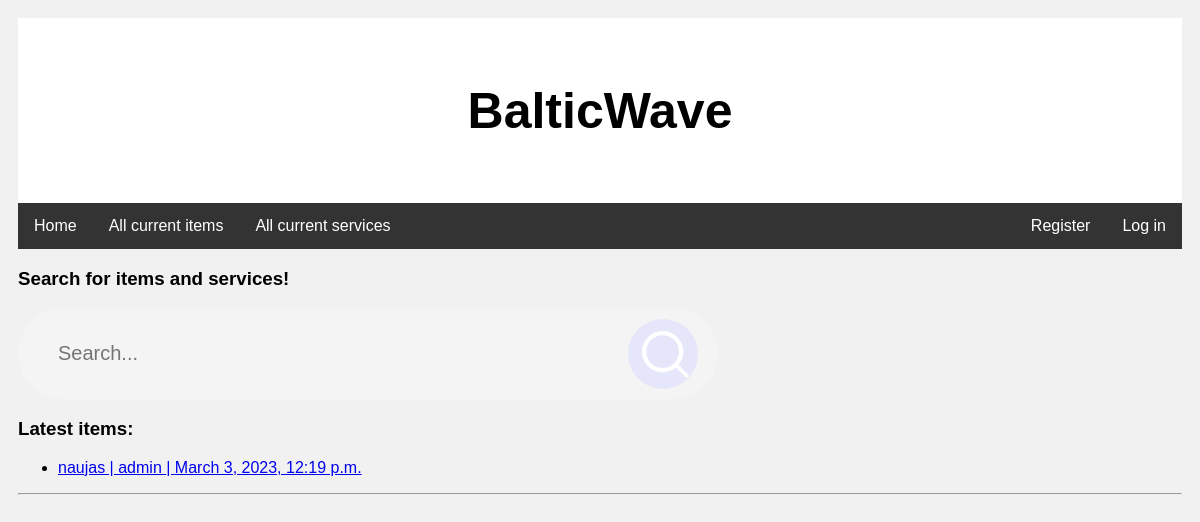
The app's page /balticwave/, older data.
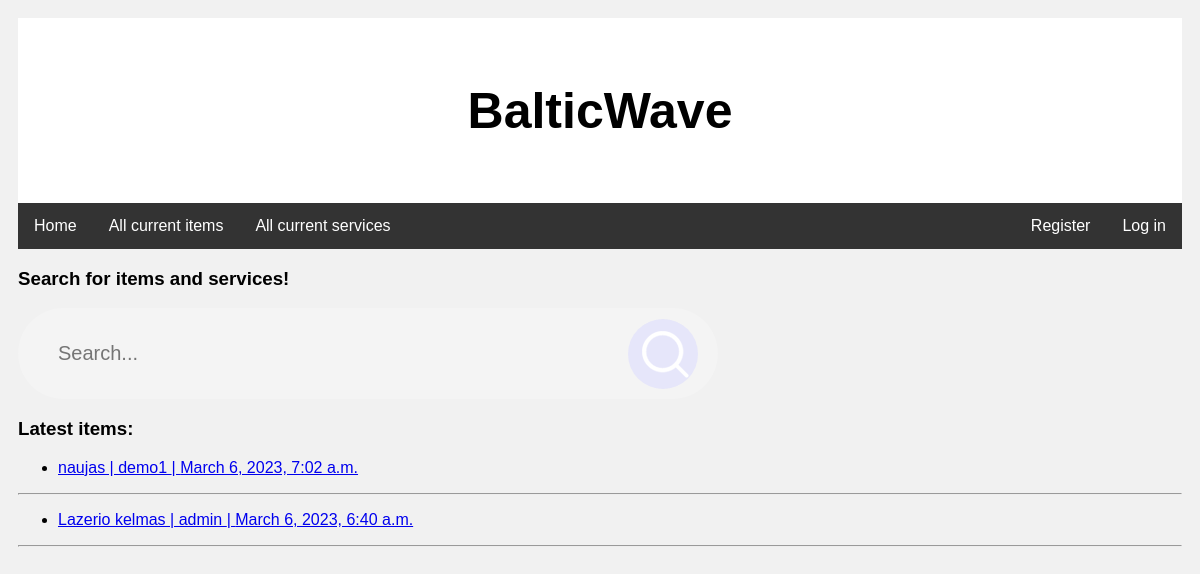
The same page, newer data.
### balticwave/models.py (models this page shows, shortened)
class Product(models.Model):
    product_name = models.CharField('Product name', max_length=200)
    product_seller = models.ForeignKey(to=User, on_delete=models.SET_NULL, null=True, blank=True)
    price = models.FloatField('Price', null=True, blank=True, default=0)
    short_description = HTMLField('Short description', max_length=200)
    description = HTMLField(default='No description')
    insDate = models.DateTimeField('Instance date', auto_now_add=True)
    type = models.ManyToManyField('ProductType')
    product_thumbnail = models.ImageField('Thumbnail', upload_to='product_thumbnails', null=True, blank=True)
    image1 = models.ImageField('Image 1', upload_to='product_images', null=True, blank=True)
    likes = models.ManyToManyField(User, related_name='blogpost_like')
    CITY_CHOICES = [
        ('Klaipėda county', (
            ('KLP', 'Klaipėda'),
            ('PL', 'Palanga'),
            ('NID', 'Nida'),
        )
         ),
        ('Kaunas county', (
            ('KUN', 'Kaunas'),
            ('JON', 'Jonava'),
            ('KĖD', 'Kėdainiai')
        )
         ),
        ('Vilnius county', (
            ('VIL', 'Vilnius'),
            ('UKM', 'Ukmergė'),
            ('ELE', 'Elektrėnai'),
        )
         ),
        ('Šiauliai county', (
            ('ŠL', 'Šiauliai'),
            ('RAD', 'Radviliškis'),
            ('NJA', 'Naujoji Akmenė'),
        )
         ),
        ('UN', 'Undefined'),
    ]
    LOAN_STATUS = (
        ('a', 'Available'),
        ('r', 'Reserved'),
        ('t', 'Sold'),
    )
    status = models.CharField(max_length=1, choices=LOAN_STATUS, blank=True, default='a', help_text='Status',)
    city = models.CharField(max_length=3, choices=CITY_CHOICES, help_text='City', default='UN')
    def __str__(self):
        return (f'{self.product_name} | {self.product_seller}')

### balticwave/views.py (the view)
# urls.py: path('', views.home, name='home'),
def home(request):
    latest_prod = Product.objects.all().order_by('-id')[:5]
    context = {
    'latest_prod': latest_prod,
    }
    return render(request, 'home.html', context=context)

### balticwave/templates/home.html
{% extends "base.html" %}
{% load static %}
{% block content %}
<div class="row">
    <div class="leftcolumn">
        <h3>Search for items and services!</h3>
        <form action="{% url 'search' %}" method="get" class="search-bar">
            <input name="query" type="text" placeholder="Search...">
            <button type="submit"><img src="{% static 'img/search.png' %}"></button>
        </form>
    </div>
</div>
<h3>Latest items:</h3>
{% for latest_prod in latest_prod %}
<ul>
    <li><a href="{% url 'product-detail' latest_prod.id %}"> {{ latest_prod }} | {{ latest_prod.insDate }} </a></li>
</ul>
<hr>
{% endfor %}
{% endblock %}

Row changes from the older to the newer data that the page shows:
removed Product: product_name+product_seller "naujas | admin", insDate "March 3, 2023, 12:19 p.m."
added Product: product_name+product_seller "naujas | demo1", insDate "March 6, 2023, 7:02 a.m."
added Product: product_name+product_seller "Lazerio kelmas | admin", insDate "March 6, 2023, 6:40 a.m."
